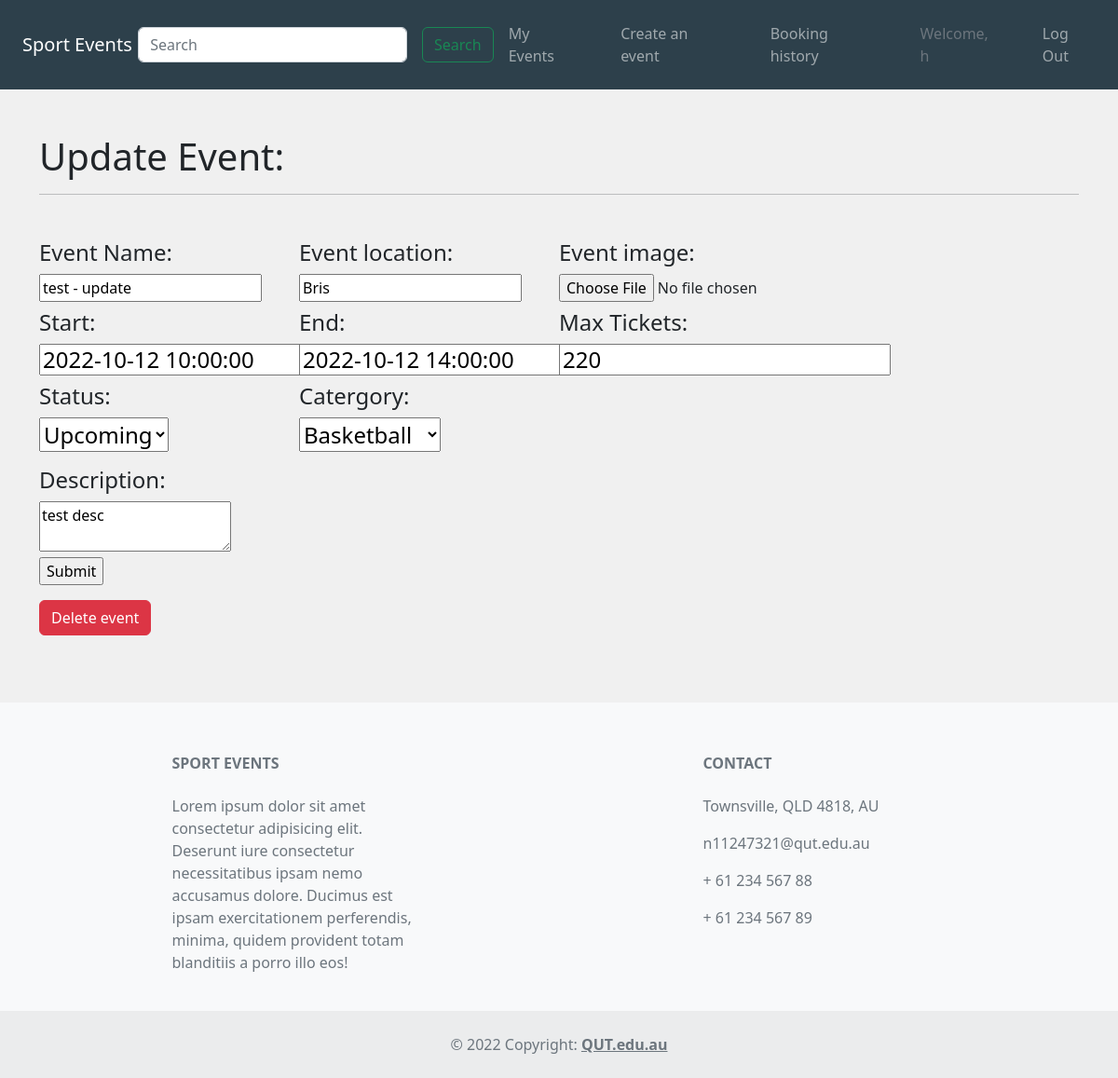
/events/update/1 (signed in), run on an earlier commit of the app's database.
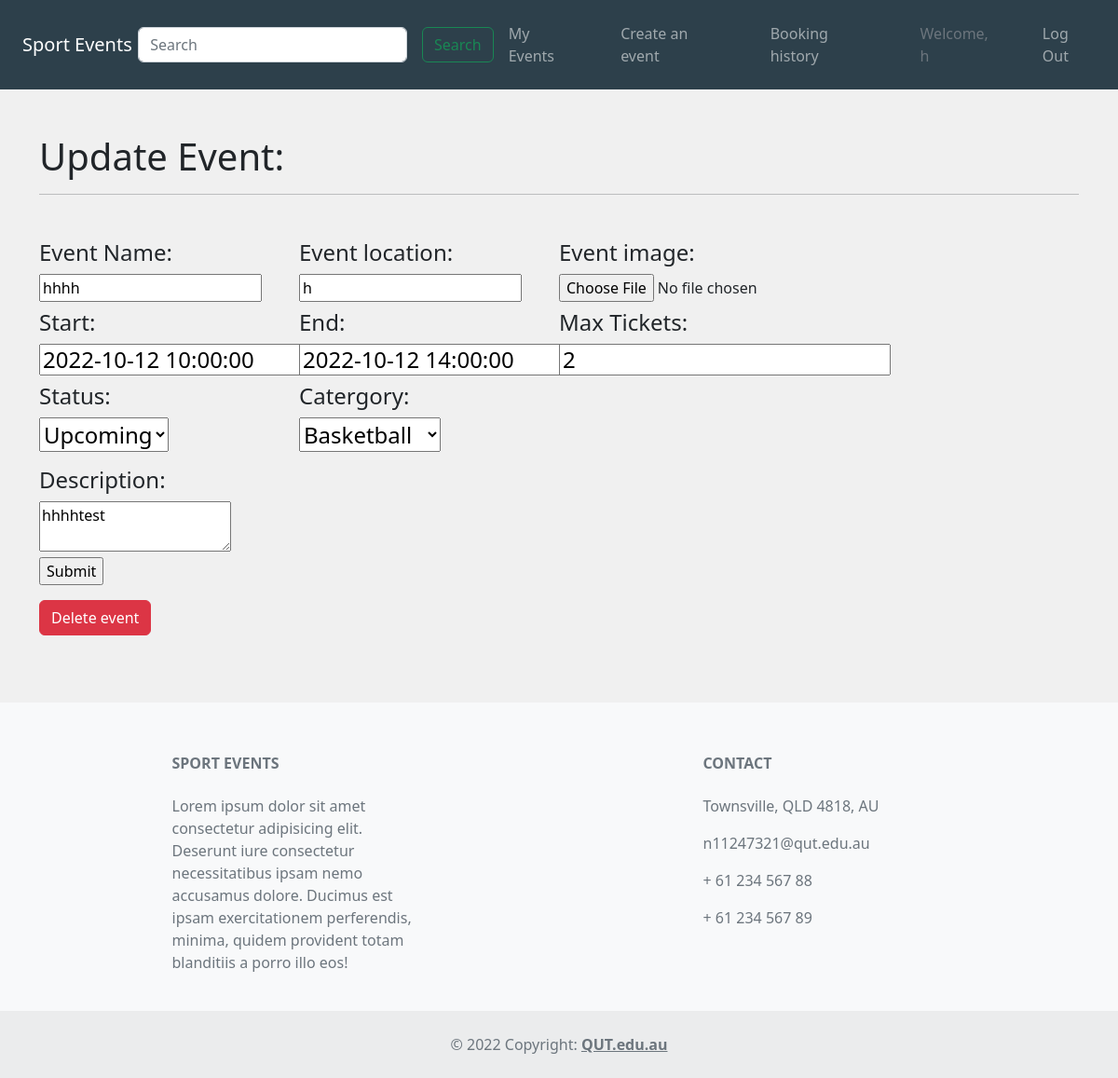
And on a later commit of the database.
### website/models.py (models this page shows, shortened)
class Events(db.Model):
    __tablename__ = 'events'
    EventId = db.Column(db.Integer, primary_key=True)
    EventName = db.Column(db.String(80))
    Location = db.Column(db.String(80))
    StartDate = db.Column(db.DateTime)
    EndDate = db.Column(db.DateTime)
    description = db.Column(db.String(500))
    Image = db.Column(db.String(400))
    Status_id = db.Column(db.Integer)
    Catergory_id = db.Column(db.Integer)
    MaxTickets = db.Column(db.Integer)
    UserId = db.Column(db.Integer)
    reviews = db.relationship('Reviews', backref='event')
    bookings = db.relationship('Bookings', backref='event')
    Catergory_id = db.Column(db.Integer, db.ForeignKey('catergories.CatergoryId'))
    Status_id = db.Column(db.Integer, db.ForeignKey('eventStatus.EventStatusId'))
    UserId = db.Column(db.Integer, db.ForeignKey('users.UserId'))

### website/events.py (the view)
@bp.route('/update/<EventId>', methods = ['GET', 'POST'])
@login_required
def updateEvent(EventId):
    form = EventForm()
    event = Events.query.filter_by(EventId=EventId).first()
    deleteEvent = request.form.get('delete')
    if current_user.UserId != event.UserId:
      flash('unauthorised access')
      return redirect(url_for('event.update'))
    if request.method == "POST":
      if deleteEvent is not None:
        db.session.delete(event)
        db.session.commit()
        return redirect(url_for('event.update'))
      if form.validate_on_submit:
        event.EventName = form.event_name.data
        event.Location = form.location.data
        event.description = form.description.data
        event.StartDate = form.start_time.data
        event.EndDate = form.end_time.data
        event.MaxTickets = form.max_tickets.data
        event.Status_id = form.Status_id.data
        event.Catergory_id = form.Catergory_id.data
        try:
          db.session.commit()
          return redirect(url_for('event.update'))
        except:
          flash('error resubmit')
          return render_template('/updateEvent.html',EventId = EventId, event = event, form = form)
    elif request.method == "GET":
      form.event_name.data = event.EventName
      form.description.data = event.description
      form.image.data = event.Image
      form.location.data = event.Location  # is there an easier way to do this so it prefills properly?
      form.Catergory_id.data = event.Catergory_id
      form.start_time.data = event.StartDate
      form.end_time.data = event.EndDate
      form.Status_id.data = event.Status_id
      form.max_tickets.data = event.MaxTickets
      return render_template('/updateEvent.html',EventId = EventId, event = event, form = form)

### website/__init__.py (called while the page is built)
def create_app():
    app.debug=True
    app.secret_key='utroutoru'
    app.config['SQLALCHEMY_DATABASE_URI']='sqlite:///Events.sqlite'
    db.init_app(app)
    bootstrap = Bootstrap(app)
    login_manager = LoginManager()
    login_manager.login_view='auth.login'
    login_manager.init_app(app)
    from .models import Users # importing here to avoid circular references
    @login_manager.user_loader
    def load_user(UserId):
        return Users.query.get(int(UserId))
    @app.errorhandler(404)
    def not_found(e):
        return render_template("404.html")
    from . import views
    app.register_blueprint(views.bp)
    from . import events
    app.register_blueprint(events.bp)
    from . import auth
    app.register_blueprint(auth.bp)
    return app

### website/templates/updateEvent.html (shortened to what this page needs)
{% extends 'base.html' %}
{% block head %}
    <link href="https://cdn.jsdelivr.net/npm/bootstrap@5.2.0/dist/css/bootstrap.min.css" rel="stylesheet">
    <link rel="stylesheet" href="../static/css/style.css">
    <link rel="stylesheet" href="../static/css/updateEvent.css">
{% endblock %}
{% import "bootstrap/form.html" as wtf %}
{% block content %}
<div class="container-fluid justify-content-start col-8" id="mainArea">
    <div class="p-4"></div>
    <h1>Update Event:</h1>
    <hr>
    <div class="p-2"></div>
    <form method="POST">
        <div class="p-1"></div>
        <div class="form-group row">
                <div class="row">
                    <div class="col-lg-3 col-md-6 col-sm-12">
                        <div class="p-1 lineBreaks"></div>
                        <h4>Event Name:</h4>
                        {{form.event_name}}
                    </div>
                    <div class="col-lg-3 col-md-6 col-sm-12">
                        <div class="p-1 lineBreaks"></div>
                        <h4>Event location:</h4>
                        {{form.location}}
                    </div>
                    <div class="col-lg-3 col-md-6 col-sm-12">
                        <div class="p-1 lineBreaks"></div>
                        <h4>Event image:</h4>
                        {{form.image}}
                    </div>
                </div>
                <div class="row">
                    <div class="col-lg-3 col-md-6 col-sm-12">
                        <div class="p-1 lineBreaks"></div>
                        <h4>Start:</h4>
                        <h4>{{form.start_time}}</h4>
                    </div>
                    <div class="col-lg-3 col-md-6 col-sm-12">
                        <div class="p-1 lineBreaks"></div>
                        <h4>End:</h4>
                        <h4>{{form.end_time}}</h4>
                    </div>
                    <div class="col-lg-3 col-md-6 col-sm-12">
                        <div class="p-1 lineBreaks"></div>
                        <h4>Max Tickets:</h4>
                        <h4>{{form.max_tickets}}</h4>
                    </div>
                </div>
                <div class="row">
                    <div class="col-lg-3 col-md-6 col-sm-12">
                    <h4>Status:</h4>
                    <h4>{{form.Status_id}}</h4>
                    </div>
                    <div class="col-lg-3 col-md-6 col-sm-12">
                    <h4>Catergory:</h4>
                    <h4>{{form.Catergory_id}}</h4>
                    </div>
                </div>
        </div>
        <div class="p-1"></div>
        <div class="row">
            <div class="col-lg-3 col-md-6 col-sm-12">
            <h4>Description:</h4>
            {{form.description}}
            </div>
        </div>
        <div class="row">
            <div class="col 2">
                {{form.submit}}
            </div>
        </div>
        <div class="row">
        </div>
        <div class="row">
            <div class="col 2">
                    <button type="submit" name='delete'class="btn btn-danger">Delete event</button>
            </div>
        </div>
        <br>
    </form>
</div>
{% endblock %}

What changed in the data, as far as the page shows it:
changed Events "Upcoming": description "test desc" → "hhhhtest"
Also different on the page:
form field event_name: "test - update" → "hhhh"
form field location: "Bris" → "h"
form field max_tickets: "220" → "2"
